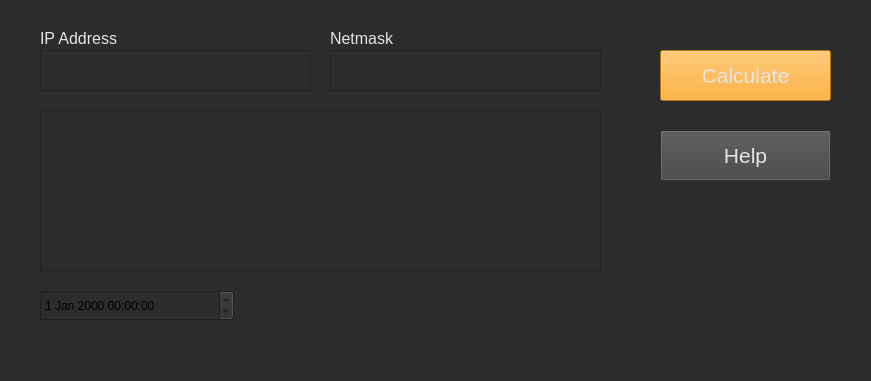
<?xml version="1.0" encoding="UTF-8"?>
<ui version="4.0">
 <class>MainWindow</class>
 <widget class="QMainWindow" name="MainWindow">
  <property name="geometry">
   <rect>
    <x>0</x>
    <y>0</y>
    <width>871</width>
    <height>381</height>
   </rect>
  </property>
  <property name="windowTitle">
   <string>MainWindow</string>
  </property>
  <property name="styleSheet">
   <string notr="true">background-color:#2b2c2e;</string>
  </property>
  <widget class="QWidget" name="centralwidget">
   <widget class="QTextEdit" name="ip">
    <property name="enabled">
     <bool>true</bool>
    </property>
    <property name="geometry">
     <rect>
      <x>40</x>
      <y>50</y>
      <width>271</width>
      <height>41</height>
     </rect>
    </property>
    <property name="font">
     <font>
      <pointsize>14</pointsize>
     </font>
    </property>
    <property name="layoutDirection">
     <enum>Qt::RightToLeft</enum>
    </property>
    <property name="styleSheet">
     <string notr="true">color:#e4e4e5;</string>
    </property>
    <property name="readOnly">
     <bool>false</bool>
    </property>
    <property name="overwriteMode">
     <bool>false</bool>
    </property>
   </widget>
   <widget class="QPushButton" name="calculate">
    <property name="geometry">
     <rect>
      <x>660</x>
      <y>50</y>
      <width>171</width>
      <height>51</height>
     </rect>
    </property>
    <property name="font">
     <font>
      <pointsize>16</pointsize>
     </font>
    </property>
    <property name="cursor">
     <cursorShape>PointingHandCursor</cursorShape>
    </property>
    <property name="styleSheet">
     <string notr="true">background-color:#ff9f0a;
color:#e4e4e5;</string>
    </property>
    <property name="text">
     <string>Calculate</string>
    </property>
   </widget>
   <widget class="QPushButton" name="help">
    <property name="geometry">
     <rect>
      <x>660</x>
      <y>130</y>
      <width>171</width>
      <height>51</height>
     </rect>
    </property>
    <property name="font">
     <font>
      <pointsize>16</pointsize>
     </font>
    </property>
    <property name="cursor">
     <cursorShape>PointingHandCursor</cursorShape>
    </property>
    <property name="styleSheet">
     <string notr="true">background-color:#434346;
color:#e4e4e5;</string>
    </property>
    <property name="text">
     <string>Help</string>
    </property>
   </widget>
   <widget class="QTextEdit" name="mask">
    <property name="geometry">
     <rect>
      <x>330</x>
      <y>50</y>
      <width>271</width>
      <height>41</height>
     </rect>
    </property>
    <property name="font">
     <font>
      <pointsize>14</pointsize>
     </font>
    </property>
    <property name="layoutDirection">
     <enum>Qt::RightToLeft</enum>
    </property>
    <property name="styleSheet">
     <string notr="true">color:#e4e4e5;</string>
    </property>
    <property name="readOnly">
     <bool>false</bool>
    </property>
    <property name="overwriteMode">
     <bool>false</bool>
    </property>
   </widget>
   <widget class="QDateTimeEdit" name="time">
    <property name="geometry">
     <rect>
      <x>40</x>
      <y>290</y>
      <width>194</width>
      <height>31</height>
     </rect>
    </property>
    <property name="readOnly">
     <bool>true</bool>
    </property>
   </widget>
   <widget class="QTextEdit" name="result">
    <property name="geometry">
     <rect>
      <x>40</x>
      <y>110</y>
      <width>561</width>
      <height>161</height>
     </rect>
    </property>
    <property name="font">
     <font>
      <pointsize>10</pointsize>
     </font>
    </property>
    <property name="styleSheet">
     <string notr="true">color:#e4e4e5;</string>
    </property>
    <property name="readOnly">
     <bool>true</bool>
    </property>
   </widget>
   <widget class="QLabel" name="label">
    <property name="geometry">
     <rect>
      <x>40</x>
      <y>30</y>
      <width>101</width>
      <height>16</height>
     </rect>
    </property>
    <property name="font">
     <font>
      <pointsize>12</pointsize>
     </font>
    </property>
    <property name="styleSheet">
     <string notr="true">color:#e4e4e5;</string>
    </property>
    <property name="text">
     <string>IP Address</string>
    </property>
   </widget>
   <widget class="QLabel" name="label_2">
    <property name="geometry">
     <rect>
      <x>330</x>
      <y>30</y>
      <width>101</width>
      <height>16</height>
     </rect>
    </property>
    <property name="font">
     <font>
      <pointsize>12</pointsize>
     </font>
    </property>
    <property name="styleSheet">
     <string notr="true">color:#e4e4e5;</string>
    </property>
    <property name="text">
     <string>Netmask</string>
    </property>
   </widget>
  </widget>
  <widget class="QMenuBar" name="menubar">
   <property name="geometry">
    <rect>
     <x>0</x>
     <y>0</y>
     <width>871</width>
     <height>21</height>
    </rect>
   </property>
  </widget>
  <widget class="QStatusBar" name="statusbar"/>
 </widget>
 <resources/>
 <connections/>
</ui>
